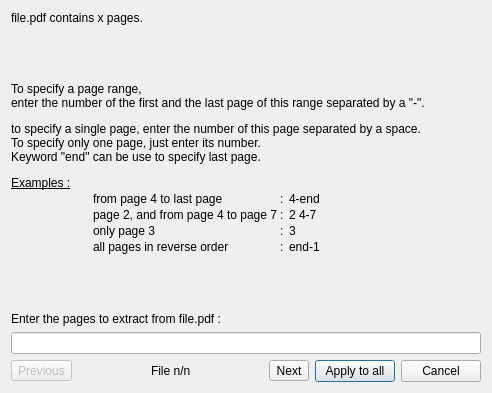
<?xml version="1.0" encoding="UTF-8"?>
<ui version="4.0">
 <class>Dialog</class>
 <widget class="QDialog" name="Dialog">
  <property name="geometry">
   <rect>
    <x>0</x>
    <y>0</y>
    <width>492</width>
    <height>393</height>
   </rect>
  </property>
  <property name="windowTitle">
   <string>PDF Extract</string>
  </property>
  <layout class="QVBoxLayout" name="verticalLayout_2">
   <item>
    <widget class="QLabel" name="labelFilePages">
     <property name="text">
      <string>file.pdf contains x pages.</string>
     </property>
    </widget>
   </item>
   <item>
    <spacer name="verticalSpacer">
     <property name="orientation">
      <enum>Qt::Vertical</enum>
     </property>
     <property name="sizeHint" stdset="0">
      <size>
       <width>20</width>
       <height>40</height>
      </size>
     </property>
    </spacer>
   </item>
   <item>
    <widget class="QLabel" name="label_2">
     <property name="text">
      <string>&lt;html&gt;&lt;head/&gt;&lt;body&gt;&lt;p&gt;To specify a page range,&lt;br/&gt;enter the number of the first and the last page of this range separated by a &amp;quot;-&amp;quot;.&lt;/p&gt;&lt;p&gt;to specify a single page, enter the number of this page separated by a space.&lt;br/&gt;To specify only one page, just enter its number.&lt;br/&gt;Keyword &amp;quot;end&amp;quot; can be use to specify last page.&lt;/p&gt;&lt;p&gt;&lt;span style=&quot; text-decoration: underline;&quot;&gt;Examples :&lt;/span&gt;&lt;/p&gt;&lt;table border=&quot;0&quot; style=&quot; margin-top:0px; margin-bottom:0px; margin-left:80px; margin-right:80px;&quot; cellspacing=&quot;2&quot; cellpadding=&quot;0&quot;&gt;&lt;tr&gt;&lt;td&gt;&lt;p&gt;from page 4 to last page&lt;/p&gt;&lt;/td&gt;&lt;td&gt;&lt;p&gt;: &lt;/p&gt;&lt;/td&gt;&lt;td&gt;&lt;p&gt;4-end&lt;/p&gt;&lt;/td&gt;&lt;td/&gt;&lt;/tr&gt;&lt;tr&gt;&lt;td&gt;&lt;p&gt;page 2, and from page 4 to page 7&lt;/p&gt;&lt;/td&gt;&lt;td&gt;&lt;p&gt;: &lt;/p&gt;&lt;/td&gt;&lt;td&gt;&lt;p&gt;2 4-7&lt;/p&gt;&lt;/td&gt;&lt;td/&gt;&lt;/tr&gt;&lt;tr&gt;&lt;td&gt;&lt;p&gt;only page 3&lt;/p&gt;&lt;/td&gt;&lt;td&gt;&lt;p&gt;: &lt;/p&gt;&lt;/td&gt;&lt;td&gt;&lt;p&gt;3&lt;/p&gt;&lt;/td&gt;&lt;td/&gt;&lt;/tr&gt;&lt;tr&gt;&lt;td&gt;&lt;p&gt;all pages in reverse order&lt;/p&gt;&lt;/td&gt;&lt;td&gt;&lt;p&gt;: &lt;/p&gt;&lt;/td&gt;&lt;td&gt;&lt;p&gt;end-1&lt;/p&gt;&lt;/td&gt;&lt;td/&gt;&lt;/tr&gt;&lt;/table&gt;&lt;/body&gt;&lt;/html&gt;</string>
     </property>
     <property name="wordWrap">
      <bool>false</bool>
     </property>
    </widget>
   </item>
   <item>
    <spacer name="verticalSpacer_2">
     <property name="orientation">
      <enum>Qt::Vertical</enum>
     </property>
     <property name="sizeHint" stdset="0">
      <size>
       <width>20</width>
       <height>40</height>
      </size>
     </property>
    </spacer>
   </item>
   <item>
    <widget class="QLabel" name="labelLineEdit">
     <property name="text">
      <string>Enter the pages to extract from file.pdf :</string>
     </property>
    </widget>
   </item>
   <item>
    <widget class="QLineEdit" name="lineEdit">
     <property name="clearButtonEnabled">
      <bool>true</bool>
     </property>
    </widget>
   </item>
   <item>
    <layout class="QHBoxLayout" name="horizontalLayout">
     <item>
      <widget class="QToolButton" name="toolButtonPrevious">
       <property name="enabled">
        <bool>false</bool>
       </property>
       <property name="toolTip">
        <string>Previous File</string>
       </property>
       <property name="text">
        <string>Previous</string>
       </property>
       <property name="icon">
        <iconset theme="go-previous">
         <normaloff>.</normaloff>.</iconset>
       </property>
       <property name="toolButtonStyle">
        <enum>Qt::ToolButtonTextBesideIcon</enum>
       </property>
      </widget>
     </item>
     <item>
      <spacer name="horizontalSpacer_2">
       <property name="orientation">
        <enum>Qt::Horizontal</enum>
       </property>
       <property name="sizeHint" stdset="0">
        <size>
         <width>40</width>
         <height>20</height>
        </size>
       </property>
      </spacer>
     </item>
     <item>
      <widget class="QLabel" name="labelFileNN">
       <property name="text">
        <string>File n/n</string>
       </property>
      </widget>
     </item>
     <item>
      <spacer name="horizontalSpacer">
       <property name="orientation">
        <enum>Qt::Horizontal</enum>
       </property>
       <property name="sizeHint" stdset="0">
        <size>
         <width>40</width>
         <height>20</height>
        </size>
       </property>
      </spacer>
     </item>
     <item>
      <widget class="QToolButton" name="toolButtonNext">
       <property name="toolTip">
        <string>Next File</string>
       </property>
       <property name="text">
        <string>Next</string>
       </property>
       <property name="icon">
        <iconset theme="go-next">
         <normaloff>.</normaloff>.</iconset>
       </property>
       <property name="toolButtonStyle">
        <enum>Qt::ToolButtonTextBesideIcon</enum>
       </property>
      </widget>
     </item>
     <item>
      <widget class="QPushButton" name="pushButtonApplyAll">
       <property name="toolTip">
        <string>&lt;html&gt;&lt;head/&gt;&lt;body&gt;&lt;p&gt;Apply this page range to this file and all following files except if page range has been yet edited for a file.&lt;/p&gt;&lt;/body&gt;&lt;/html&gt;</string>
       </property>
       <property name="text">
        <string>Apply to all</string>
       </property>
       <property name="icon">
        <iconset theme="dialog-ok">
         <normaloff>.</normaloff>.</iconset>
       </property>
      </widget>
     </item>
     <item>
      <widget class="QPushButton" name="pushButtonCancel">
       <property name="text">
        <string>Cancel</string>
       </property>
       <property name="icon">
        <iconset theme="dialog-cancel">
         <normaloff>.</normaloff>.</iconset>
       </property>
      </widget>
     </item>
    </layout>
   </item>
  </layout>
  <action name="actionNext">
   <property name="icon">
    <iconset theme="go-next">
     <normaloff>.</normaloff>.</iconset>
   </property>
   <property name="text">
    <string>Next</string>
   </property>
   <property name="shortcut">
    <string>Return</string>
   </property>
  </action>
  <action name="actionPrevious">
   <property name="icon">
    <iconset theme="go-previous">
     <normaloff>.</normaloff>.</iconset>
   </property>
   <property name="text">
    <string>Previous</string>
   </property>
   <property name="shortcut">
    <string>Esc, Return</string>
   </property>
  </action>
 </widget>
 <resources/>
 <connections/>
</ui>
